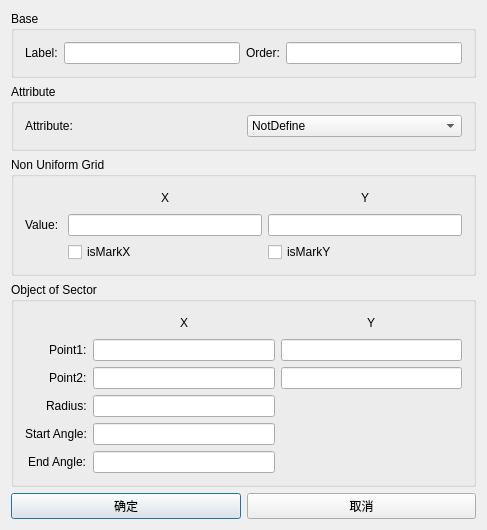
<?xml version="1.0" encoding="UTF-8"?>
<ui version="4.0">
 <class>Sector</class>
 <widget class="QDialog" name="Sector">
  <property name="geometry">
   <rect>
    <x>0</x>
    <y>0</y>
    <width>487</width>
    <height>459</height>
   </rect>
  </property>
  <property name="windowTitle">
   <string>Dialog</string>
  </property>
  <layout class="QGridLayout" name="gridLayout_3">
   <item row="0" column="0" colspan="2">
    <widget class="QGroupBox" name="groupBox">
     <property name="title">
      <string>Base</string>
     </property>
     <layout class="QHBoxLayout" name="horizontalLayout">
      <item>
       <widget class="QLabel" name="label">
        <property name="text">
         <string>Label:</string>
        </property>
       </widget>
      </item>
      <item>
       <widget class="QLineEdit" name="le_name"/>
      </item>
      <item>
       <widget class="QLabel" name="label_2">
        <property name="text">
         <string>Order:</string>
        </property>
       </widget>
      </item>
      <item>
       <widget class="QLineEdit" name="le_order"/>
      </item>
     </layout>
    </widget>
   </item>
   <item row="1" column="0" colspan="2">
    <widget class="QGroupBox" name="groupBox_2">
     <property name="title">
      <string>Attribute</string>
     </property>
     <layout class="QGridLayout" name="gridLayout_4">
      <item row="0" column="0">
       <widget class="QLabel" name="label_3">
        <property name="text">
         <string>Attribute:</string>
        </property>
       </widget>
      </item>
      <item row="0" column="1">
       <widget class="QComboBox" name="cb_attribute">
        <item>
         <property name="text">
          <string>NotDefine</string>
         </property>
        </item>
        <item>
         <property name="text">
          <string>Conductor</string>
         </property>
        </item>
        <item>
         <property name="text">
          <string>Custom</string>
         </property>
        </item>
        <item>
         <property name="text">
          <string>Void</string>
         </property>
        </item>
       </widget>
      </item>
      <item row="1" column="0" colspan="2">
       <layout class="QHBoxLayout" name="Layout_custom"/>
      </item>
     </layout>
    </widget>
   </item>
   <item row="2" column="0" colspan="2">
    <widget class="QGroupBox" name="groupBox_3">
     <property name="title">
      <string>Non Uniform Grid</string>
     </property>
     <layout class="QGridLayout" name="gridLayout">
      <item row="0" column="2">
       <widget class="QLabel" name="label_x">
        <property name="text">
         <string>X</string>
        </property>
       </widget>
      </item>
      <item row="1" column="0">
       <widget class="QLabel" name="label_4">
        <property name="text">
         <string>Value: </string>
        </property>
       </widget>
      </item>
      <item row="0" column="1">
       <spacer name="horizontalSpacer_2">
        <property name="orientation">
         <enum>Qt::Horizontal</enum>
        </property>
        <property name="sizeHint" stdset="0">
         <size>
          <width>40</width>
          <height>20</height>
         </size>
        </property>
       </spacer>
      </item>
      <item row="0" column="4">
       <spacer name="horizontalSpacer_3">
        <property name="orientation">
         <enum>Qt::Horizontal</enum>
        </property>
        <property name="sizeHint" stdset="0">
         <size>
          <width>40</width>
          <height>20</height>
         </size>
        </property>
       </spacer>
      </item>
      <item row="0" column="3">
       <spacer name="horizontalSpacer">
        <property name="orientation">
         <enum>Qt::Horizontal</enum>
        </property>
        <property name="sizeHint" stdset="0">
         <size>
          <width>40</width>
          <height>20</height>
         </size>
        </property>
       </spacer>
      </item>
      <item row="1" column="1" colspan="3">
       <widget class="QLineEdit" name="le_markx"/>
      </item>
      <item row="0" column="5">
       <widget class="QLabel" name="label_y">
        <property name="text">
         <string>Y</string>
        </property>
       </widget>
      </item>
      <item row="0" column="6">
       <spacer name="horizontalSpacer_4">
        <property name="orientation">
         <enum>Qt::Horizontal</enum>
        </property>
        <property name="sizeHint" stdset="0">
         <size>
          <width>40</width>
          <height>20</height>
         </size>
        </property>
       </spacer>
      </item>
      <item row="1" column="4" colspan="3">
       <widget class="QLineEdit" name="le_marky"/>
      </item>
      <item row="2" column="1" colspan="3">
       <widget class="QCheckBox" name="checkBox_isMarkX">
        <property name="text">
         <string>isMarkX</string>
        </property>
       </widget>
      </item>
      <item row="2" column="4" colspan="3">
       <widget class="QCheckBox" name="checkBox_isMarkY">
        <property name="text">
         <string>isMarkY</string>
        </property>
       </widget>
      </item>
     </layout>
    </widget>
   </item>
   <item row="3" column="0" colspan="2">
    <widget class="QGroupBox" name="groupBox_4">
     <property name="title">
      <string>Object of Sector</string>
     </property>
     <layout class="QGridLayout" name="gridLayout_2">
      <item row="4" column="0" alignment="Qt::AlignRight">
       <widget class="QLabel" name="label_11">
        <property name="text">
         <string>Start Angle:</string>
        </property>
       </widget>
      </item>
      <item row="5" column="1" colspan="3">
       <widget class="QLineEdit" name="le_endAngle"/>
      </item>
      <item row="0" column="6">
       <spacer name="horizontalSpacer_7">
        <property name="orientation">
         <enum>Qt::Horizontal</enum>
        </property>
        <property name="sizeHint" stdset="0">
         <size>
          <width>40</width>
          <height>20</height>
         </size>
        </property>
       </spacer>
      </item>
      <item row="2" column="4" colspan="3">
       <widget class="QLineEdit" name="le_point2_y"/>
      </item>
      <item row="5" column="0" alignment="Qt::AlignRight">
       <widget class="QLabel" name="label_12">
        <property name="text">
         <string>End Angle:</string>
        </property>
       </widget>
      </item>
      <item row="1" column="4" colspan="3">
       <widget class="QLineEdit" name="le_point1_y"/>
      </item>
      <item row="0" column="4">
       <spacer name="horizontalSpacer_6">
        <property name="orientation">
         <enum>Qt::Horizontal</enum>
        </property>
        <property name="sizeHint" stdset="0">
         <size>
          <width>40</width>
          <height>20</height>
         </size>
        </property>
       </spacer>
      </item>
      <item row="2" column="0" alignment="Qt::AlignRight">
       <widget class="QLabel" name="label_6">
        <property name="text">
         <string>Point2:</string>
        </property>
       </widget>
      </item>
      <item row="1" column="1" colspan="3">
       <widget class="QLineEdit" name="le_point1_x"/>
      </item>
      <item row="3" column="0" alignment="Qt::AlignRight">
       <widget class="QLabel" name="label_8">
        <property name="text">
         <string>Radius:</string>
        </property>
       </widget>
      </item>
      <item row="0" column="2">
       <widget class="QLabel" name="label_9">
        <property name="text">
         <string>X</string>
        </property>
       </widget>
      </item>
      <item row="0" column="3">
       <spacer name="horizontalSpacer_5">
        <property name="orientation">
         <enum>Qt::Horizontal</enum>
        </property>
        <property name="sizeHint" stdset="0">
         <size>
          <width>40</width>
          <height>20</height>
         </size>
        </property>
       </spacer>
      </item>
      <item row="4" column="1" colspan="3">
       <widget class="QLineEdit" name="le_startAngle"/>
      </item>
      <item row="0" column="1">
       <spacer name="horizontalSpacer_9">
        <property name="orientation">
         <enum>Qt::Horizontal</enum>
        </property>
        <property name="sizeHint" stdset="0">
         <size>
          <width>40</width>
          <height>20</height>
         </size>
        </property>
       </spacer>
      </item>
      <item row="3" column="1" colspan="3">
       <widget class="QLineEdit" name="le_radius"/>
      </item>
      <item row="0" column="5">
       <widget class="QLabel" name="label_10">
        <property name="text">
         <string>Y</string>
        </property>
       </widget>
      </item>
      <item row="1" column="0" alignment="Qt::AlignRight">
       <widget class="QLabel" name="label_7">
        <property name="text">
         <string>Point1:</string>
        </property>
       </widget>
      </item>
      <item row="2" column="1" colspan="3">
       <widget class="QLineEdit" name="le_point2_x"/>
      </item>
     </layout>
    </widget>
   </item>
   <item row="4" column="0">
    <widget class="QPushButton" name="pb_ok">
     <property name="text">
      <string>确定</string>
     </property>
    </widget>
   </item>
   <item row="4" column="1">
    <widget class="QPushButton" name="pb_cancel">
     <property name="text">
      <string>取消</string>
     </property>
    </widget>
   </item>
  </layout>
 </widget>
 <layoutdefault spacing="6" margin="11"/>
 <resources/>
 <connections/>
</ui>
